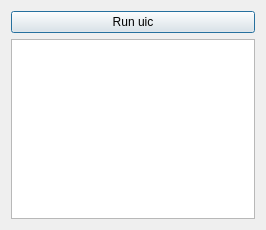
<?xml version="1.0" encoding="UTF-8"?>
<ui version="4.0">
 <class>ProcessDialog</class>
 <widget class="QDialog" name="ProcessDialog">
  <property name="geometry">
   <rect>
    <x>0</x>
    <y>0</y>
    <width>266</width>
    <height>230</height>
   </rect>
  </property>
  <property name="windowTitle">
   <string>Dialog</string>
  </property>
  <layout class="QGridLayout" name="gridLayout">
   <item row="0" column="0">
    <layout class="QVBoxLayout" name="verticalLayout">
     <item>
      <widget class="QPushButton" name="uicButton">
       <property name="text">
        <string>Run uic</string>
       </property>
      </widget>
     </item>
     <item>
      <widget class="QTextEdit" name="textEdit"/>
     </item>
    </layout>
   </item>
  </layout>
 </widget>
 <resources/>
 <connections/>
</ui>
